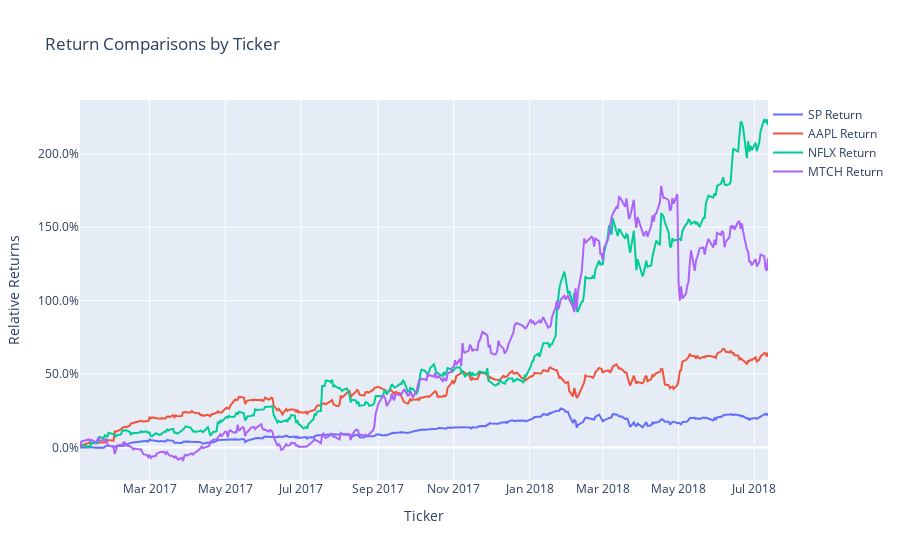

Notebook code cell kept with this figure:
### Code cell
trace1 = go.Scatter(
    x = chart_data_eval_pivot_relative['Date'],
    y = chart_data_eval_pivot_relative['^GSPC'],
    mode = 'lines',
    name = 'SP Return')

trace2 = go.Scatter(
    x = chart_data_eval_pivot_relative['Date'],
    y = chart_data_eval_pivot_relative['AAPL'],
    mode = 'lines',
    name = 'AAPL Return')

trace3 = go.Scatter(
    x = chart_data_eval_pivot_relative['Date'],
    y = chart_data_eval_pivot_relative['NFLX'],
    mode = 'lines',
    name = 'NFLX Return')

trace4 = go.Scatter(
    x = chart_data_eval_pivot_relative['Date'],
    y = chart_data_eval_pivot_relative['MTCH'],
    mode = 'lines',
    name = 'MTCH Return')

data = [trace1, trace2, trace3, trace4]

layout = go.Layout(title = 'Return Comparisons by Ticker'
    , barmode = 'group'
    , yaxis=dict(title='Relative Returns', tickformat=".1%")
    , xaxis=dict(title='Ticker')
    , legend=dict(x=1,y=1)
    )

fig = go.Figure(data=data, layout=layout)
iplot(fig)

### Figure 1 — Plotly figure (JSON) as saved in the notebook; plotly's stock layout.template omitted (floating-point values rounded to 4 significant figures; data arrays with more than 128 entries replaced by an {"elided": "..."} marker saying what was removed)
{"data": [{"mode": "lines", "name": "SP Return", "x": {"elided": "383 str values"}, "y": {"elided": "383 float values"}, "type": "scatter"}, {"mode": "lines", "name": "AAPL Return", "x": {"elided": "383 str values"}, "y": {"elided": "383 float values"}, "type": "scatter"}, {"mode": "lines", "name": "NFLX Return", "x": {"elided": "383 str values"}, "y": {"elided": "383 float values"}, "type": "scatter"}, {"mode": "lines", "name": "MTCH Return", "x": {"elided": "383 str values"}, "y": {"elided": "383 float values"}, "type": "scatter"}], "layout": {"barmode": "group", "legend": {"x": 1, "y": 1}, "title": {"text": "Return Comparisons by Ticker"}, "xaxis": {"title": {"text": "Ticker"}}, "yaxis": {"tickformat": ".1%", "title": {"text": "Relative Returns"}}}}
